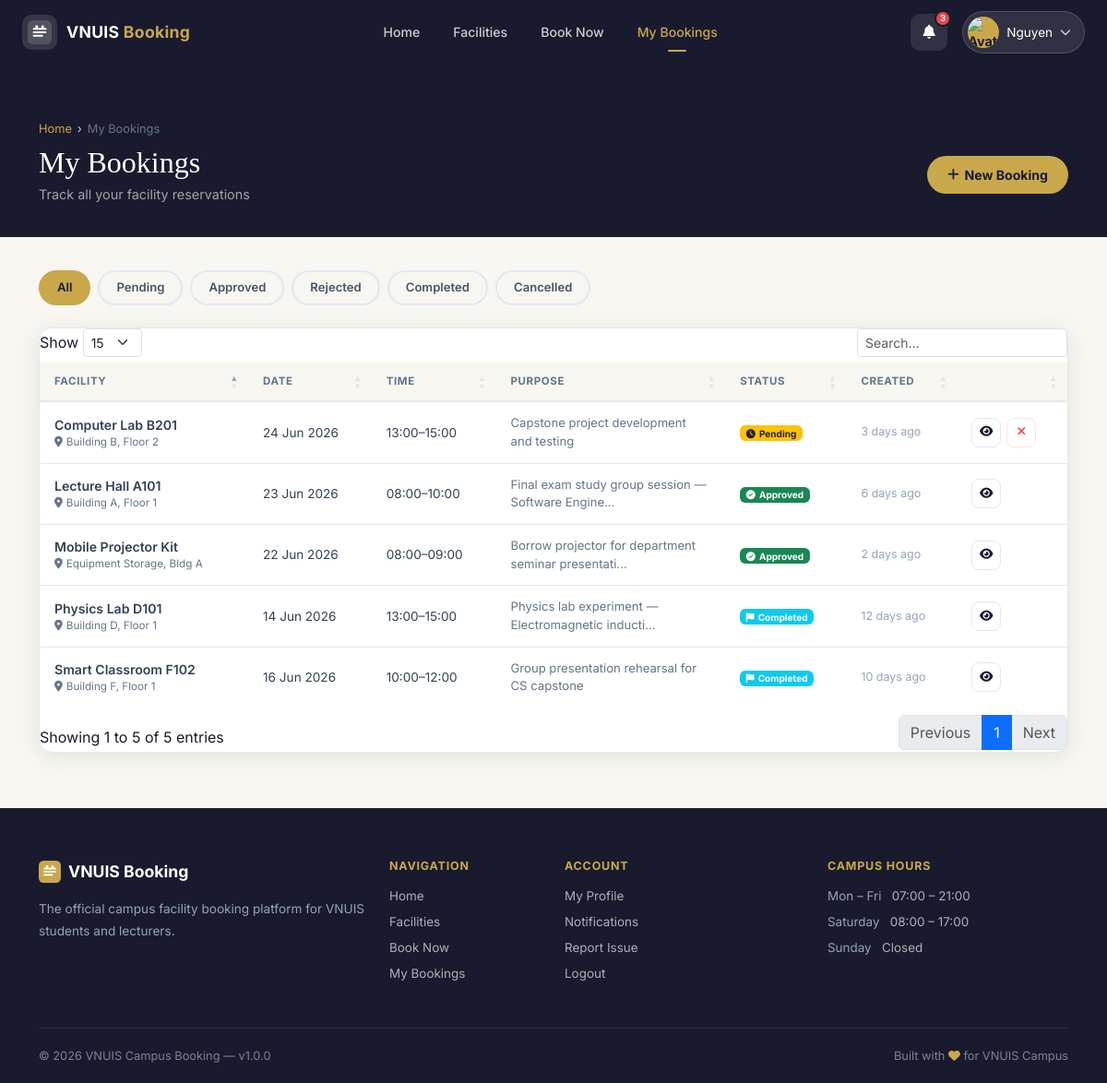
The app's page /views/bookings/index.php (signed in) with its own data.
### tables this page shows
CREATE TABLE bookings (
    id           INT AUTO_INCREMENT PRIMARY KEY,
    user_id      INT           NOT NULL,
    facility_id  INT           NOT NULL,
    booking_date DATE          NOT NULL,
    start_time   TIME          NOT NULL,
    end_time     TIME          NOT NULL,
    purpose      TEXT          NOT NULL,
    status       ENUM('pending','approved','rejected','cancelled','completed') NOT NULL DEFAULT 'pending',
    created_at   DATETIME      NOT NULL DEFAULT CURRENT_TIMESTAMP,
    updated_at   DATETIME      NULL ON UPDATE CURRENT_TIMESTAMP,
    CONSTRAINT fk_bookings_user     FOREIGN KEY (user_id)     REFERENCES users(id)      ON DELETE CASCADE,
    CONSTRAINT fk_bookings_facility FOREIGN KEY (facility_id) REFERENCES facilities(id) ON DELETE CASCADE
);

CREATE TABLE facilities (
    id            INT AUTO_INCREMENT PRIMARY KEY,
    facility_name VARCHAR(150)  NOT NULL,
    facility_type ENUM('classroom','lab','meeting_room','auditorium','equipment') NOT NULL,
    capacity      INT           NOT NULL DEFAULT 1,
    location      VARCHAR(200)  NOT NULL,
    status        ENUM('available','maintenance','inactive') NOT NULL DEFAULT 'available',
    description   TEXT          NULL,
    image_path    VARCHAR(255)  NULL,
    created_at    DATETIME      NOT NULL DEFAULT CURRENT_TIMESTAMP,
    updated_at    DATETIME      NULL ON UPDATE CURRENT_TIMESTAMP
);

### config/db.php (called while the page is built, shortened)
<?php
function getDB() {
    static $pdo = null;
    if ($pdo === null) {
        try {
            $dsn = "mysql:host=" . DB_HOST . ";dbname=" . DB_NAME . ";charset=" . DB_CHARSET;
            $options = [
                PDO::ATTR_ERRMODE            => PDO::ERRMODE_EXCEPTION,
                PDO::ATTR_DEFAULT_FETCH_MODE => PDO::FETCH_ASSOC,
                PDO::ATTR_EMULATE_PREPARES   => false,
            ];
            $pdo = new PDO($dsn, DB_USER, DB_PASS, $options);
        } catch (PDOException $e) {
            die(json_encode(['error' => 'Database connection failed: ' . $e->getMessage()]));
        }
    }
    return $pdo;
}

### models/Booking.php (called while the page is built, shortened)
<?php
require_once __DIR__ . '/../config/db.php';
class Booking {
    private $pdo;
    public function __construct() {
        $this->pdo = getDB();
    }
    public function getByUser($userId, $status = null) {
        $sql = "SELECT b.*, f.facility_name, f.facility_type, f.location
                FROM bookings b
                JOIN facilities f ON b.facility_id = f.id
                WHERE b.user_id = ?";
        $params = [$userId];
        $sql .= " ORDER BY b.booking_date DESC, b.start_time DESC";
        $stmt = $this->pdo->prepare($sql);
        $stmt->execute($params);
        return $stmt->fetchAll();
    }
}

### views/bookings/index.php (the view, shortened to what this page needs)
<?php
require_once __DIR__ . '/../../includes/functions.php';
require_once __DIR__ . '/../../models/Booking.php';
$bookingModel = new Booking();
$bookingModel->autoComplete();
$userId   = $_SESSION['user_id'];
$status   = $_GET['status'] ?? '';
$bookings = $bookingModel->getByUser($userId, $status ?: null);
?>
<?php include __DIR__ . '/../../includes/user_header.php'; ?>
<?php include __DIR__ . '/../../includes/user_navbar.php'; ?>
<div class="u-page">
  <div style="background:var(--u-primary);padding:60px 0 36px">
    <div class="container">
      <div class="u-breadcrumb mb-2">
        <a href="<?= APP_URL ?>/views/dashboard/index.php">Home</a>
        <span class="u-breadcrumb-sep">›</span>
        <span>My Bookings</span>
      </div>
      <div style="display:flex;align-items:center;justify-content:space-between;flex-wrap:wrap;gap:12px">
        <div>
          <h1 style="font-family:var(--u-font-serif);color:#fff;font-size:2rem;margin-bottom:4px">My Bookings</h1>
          <p style="color:rgba(255,255,255,.6);font-size:.9rem;margin:0">Track all your facility reservations</p>
        </div>
        <a href="<?= APP_URL ?>/views/bookings/create.php" class="u-btn-gold" style="display:inline-flex;align-items:center;gap:6px;background:var(--u-gold);color:var(--u-primary);padding:10px 22px;border-radius:50px;font-weight:700;font-size:.88rem;border:none">
          <i class="fas fa-plus"></i> New Booking
        </a>
      </div>
    </div>
  </div>
  <div class="u-page-inner">
    <div class="container">
      <div style="display:flex;gap:8px;flex-wrap:wrap;margin-bottom:24px" data-aos="fade-up">
        <?php $statuses = [''=> 'All','pending'=>'Pending','approved'=>'Approved','rejected'=>'Rejected','completed'=>'Completed','cancelled'=>'Cancelled']; ?>
        <?php foreach ($statuses as $s => $l): ?>
        <a href="?status=<?= $s ?>"
           style="display:inline-block;padding:7px 18px;border-radius:50px;font-size:.82rem;font-weight:600;text-decoration:none;border:2px solid;transition:all .2s;
                  <?= $status===$s ? 'background:var(--u-gold);color:var(--u-primary);border-color:var(--u-gold)' : 'background:transparent;color:#475569;border-color:#e2e8f0' ?>">
          <?= $l ?>
        </a>
        <?php endforeach; ?>
      </div>
      <div class="u-card" data-aos="fade-up">
        <?php if (empty($bookings)): ?>
        <div class="u-empty">
          <i class="fas fa-calendar-times d-block"></i>
          <h5>No bookings found</h5>
          <p>You haven't made any bookings yet.</p>
          <a href="<?= APP_URL ?>/views/bookings/create.php" class="u-btn u-btn-gold mt-3">
            <i class="fas fa-plus"></i> Book Now
          </a>
        </div>
        <?php else: ?>
        <div style="overflow-x:auto">
          <table class="u-table u-datatable">
            <thead><tr>
              <th>Facility</th><th>Date</th><th>Time</th><th>Purpose</th><th>Status</th><th>Created</th><th></th>
            </tr></thead>
            <tbody>
            <?php foreach ($bookings as $b): ?>
            <tr>
              <td>
                <div style="font-weight:600;font-size:.88rem"><?= sanitize($b['facility_name']) ?></div>
                <div style="font-size:.73rem;color:#64748B"><i class="fas fa-map-marker-alt me-1"></i><?= sanitize($b['location']) ?></div>
              </td>
              <td style="font-size:.85rem;white-space:nowrap"><?= formatDate($b['booking_date']) ?></td>
              <td style="font-size:.85rem;white-space:nowrap"><?= formatTime($b['start_time']) ?>–<?= formatTime($b['end_time']) ?></td>
              <td style="font-size:.82rem;color:#64748B;max-width:180px"><?= sanitize(truncate($b['purpose'],50)) ?></td>
              <td><?= getStatusBadge($b['status']) ?></td>
              <td style="font-size:.78rem;color:#94A3B8;white-space:nowrap"><?= timeAgo($b['created_at']) ?></td>
              <td>
                <div style="display:flex;gap:6px">
                  <a href="<?= APP_URL ?>/views/bookings/view.php?id=<?= $b['id'] ?>"
                     style="width:32px;height:32px;border-radius:8px;border:1px solid #e2e8f0;display:flex;align-items:center;justify-content:center;color:var(--u-primary);transition:.2s"
                     title="View"><i class="fas fa-eye" style="font-size:.8rem"></i></a>
                  <?php if ($b['status'] === 'pending'): ?>
                  <form method="POST" action="<?= APP_URL ?>/controllers/BookingController.php?action=cancel"
                        style="display:inline"
                        onsubmit="return confirmAction('Cancel this booking?', this)">
                    <button type="submit"
                            style="width:32px;height:32px;border-radius:8px;border:1px solid #fee2e2;background:transparent;color:#EF4444;cursor:pointer;display:flex;align-items:center;justify-content:center"
                            title="Cancel"><i class="fas fa-times" style="font-size:.8rem"></i></button>
                  </form>
                  <?php endif; ?>
                </div>
              </td>
            </tr>
            <?php endforeach; ?>
            </tbody>
          </table>
        </div>
        <?php endif; ?>
      </div>
    </div>
  </div>
</div>
<?php include __DIR__ . '/../../includes/user_footer.php'; ?>

### includes/functions.php (shortened to what this page needs)
<?php
require_once __DIR__ . '/../config/db.php';
function sanitize($value) {
    return htmlspecialchars(trim((string)$value), ENT_QUOTES, 'UTF-8');
}
function formatDate($date, $format = 'd M Y') {
    $dt = new DateTime($date);
    return $dt->format($format);
}
function formatTime($time) {
    $dt = new DateTime($time);
    return $dt->format('H:i');
}
function getStatusBadge($status) {
    $map = [
        'pending'     => ['bg-warning text-dark', 'clock',       'Pending'],
        'approved'    => ['bg-success',            'check-circle','Approved'],
        'rejected'    => ['bg-danger',             'times-circle','Rejected'],
        'cancelled'   => ['bg-secondary',          'ban',         'Cancelled'],
        'completed'   => ['bg-info',               'flag',        'Completed'],
        'available'   => ['bg-success',            'check',       'Available'],
        'maintenance' => ['bg-warning text-dark',  'tools',       'Maintenance'],
        'inactive'    => ['bg-secondary',          'minus-circle','Inactive'],
        'open'        => ['bg-danger',             'exclamation', 'Open'],
        'in_progress' => ['bg-warning text-dark',  'spinner',     'In Progress'],
        'resolved'    => ['bg-success',            'check',       'Resolved'],
        'good'        => ['bg-success',            'check',       'Good'],
        'damaged'     => ['bg-danger',             'times',       'Damaged'],
        'missing'     => ['bg-secondary',          'question',    'Missing'],
    ];
    $s = strtolower($status);
    if (isset($map[$s])) {
        [$cls, $icon, $label] = $map[$s];
        return '<span class="badge ' . $cls . '"><i class="fas fa-' . $icon . ' me-1"></i>' . $label . '</span>';
    }
    return '<span class="badge bg-secondary">' . sanitize($status) . '</span>';
}
function truncate($text, $length = 100) {
    $text = strip_tags($text);
    if (strlen($text) <= $length) return $text;
    return substr($text, 0, $length) . '...';
}
function timeAgo($datetime) {
    $now  = new DateTime();
    $ago  = new DateTime($datetime);
    $diff = $now->diff($ago);
    if ($diff->d > 0) return $diff->d . ' day' . ($diff->d > 1 ? 's' : '') . ' ago';
    return 'just now';
}

### records on screen
bookings: facility.facility_name "Computer Lab B201", facility.location "Building B, Floor 2", booking_date "24 Jun 2026", start_time "13:00", end_time "15:00", purpose "Capstone project development and testing", label "Pending", created_at "3 days ago"
bookings: facility.facility_name "Lecture Hall A101", facility.location "Building A, Floor 1", booking_date "23 Jun 2026", start_time "08:00", end_time "10:00", purpose "Final exam study group session — Software Engine...", label "Approved", created_at "6 days ago"
bookings: facility.facility_name "Mobile Projector Kit", facility.location "Equipment Storage, Bldg A", booking_date "22 Jun 2026", start_time "08:00", end_time "09:00", purpose "Borrow projector for department seminar presentati...", label "Approved", created_at "2 days ago"
bookings: facility.facility_name "Smart Classroom F102", facility.location "Building F, Floor 1", booking_date "16 Jun 2026", start_time "10:00", end_time "12:00", purpose "Group presentation rehearsal for CS capstone", label "Completed", created_at "10 days ago"
bookings: facility.facility_name "Physics Lab D101", facility.location "Building D, Floor 1", booking_date "14 Jun 2026", start_time "13:00", end_time "15:00", purpose "Physics lab experiment — Electromagnetic inducti...", label "Completed", created_at "12 days ago"

### other values on screen
$link['label'] "Home"
$link['label'] "Facilities"
$link['label'] "Book Now"
$link['label'] "My Bookings"
$unreadCount "3"
explode(' ', $_SESSION['full_name'] ?? 'User')[0] "Nguyen"
$l "All"
$l "Pending"
$l "Approved"
$l "Rejected"
$l "Completed"
$l "Cancelled"
APP_NAME "VNUIS Campus Booking"
APP_VERSION "1.0.0"
